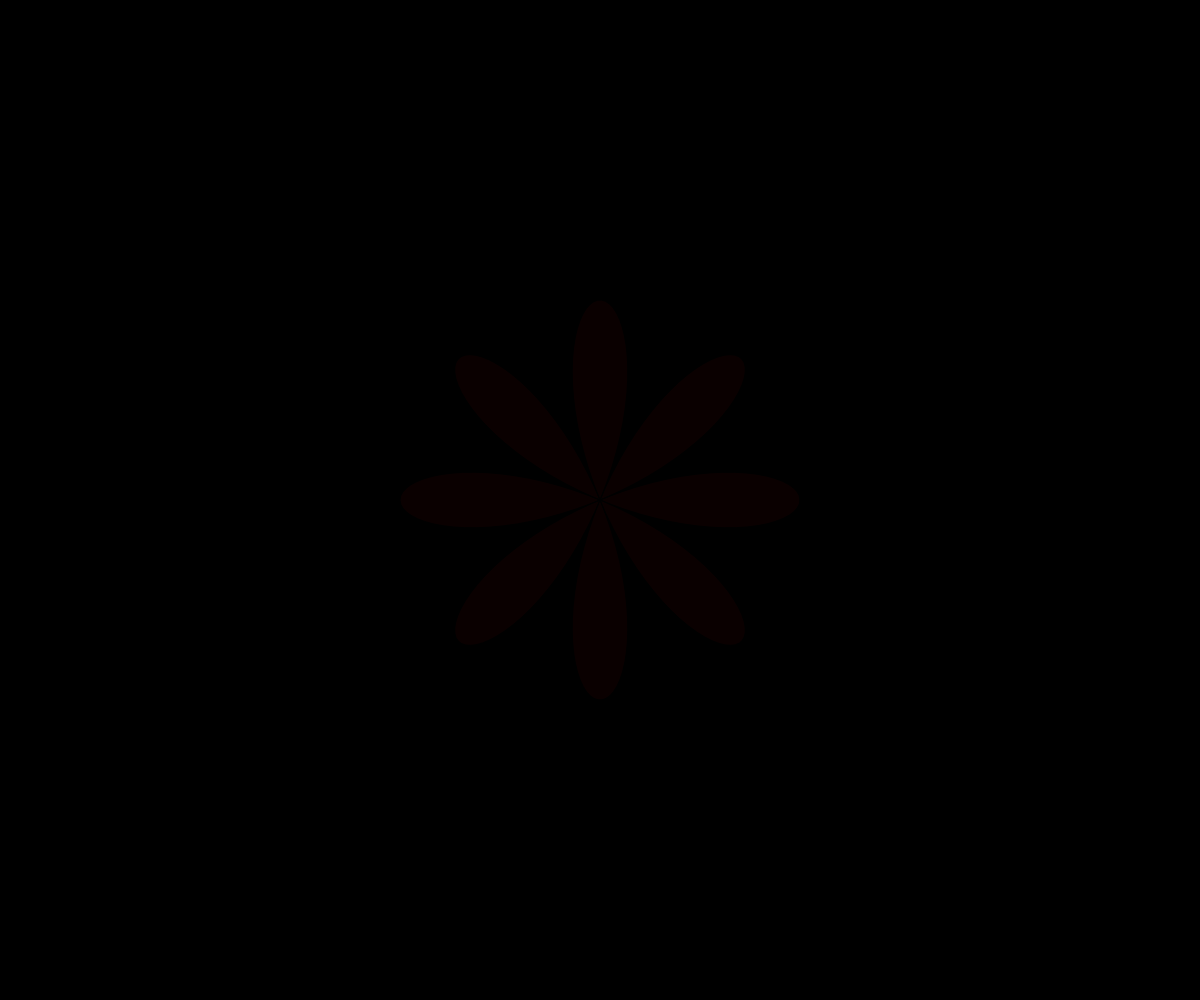
Frame 1 (no input)
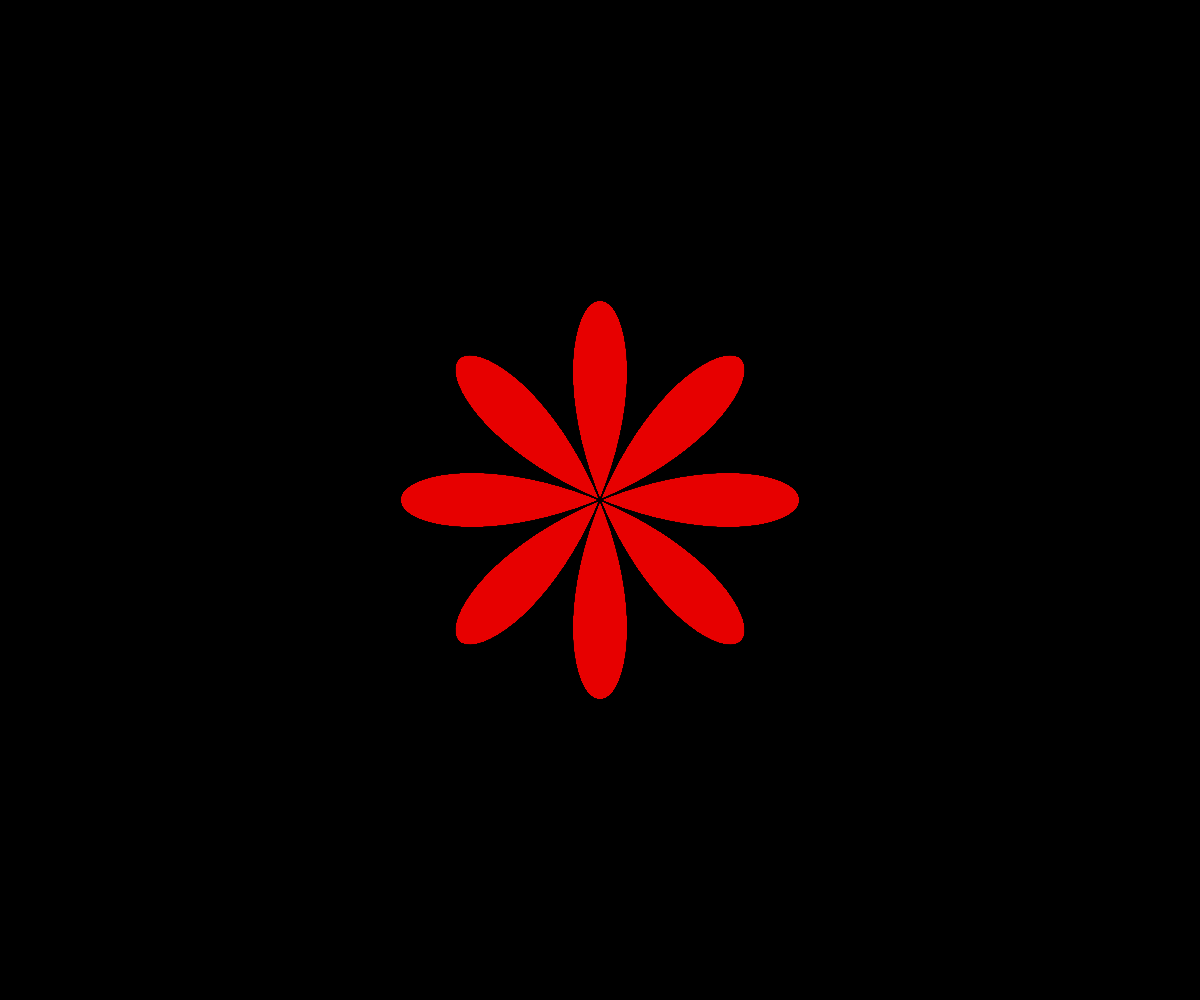
Frame 60 (no input)
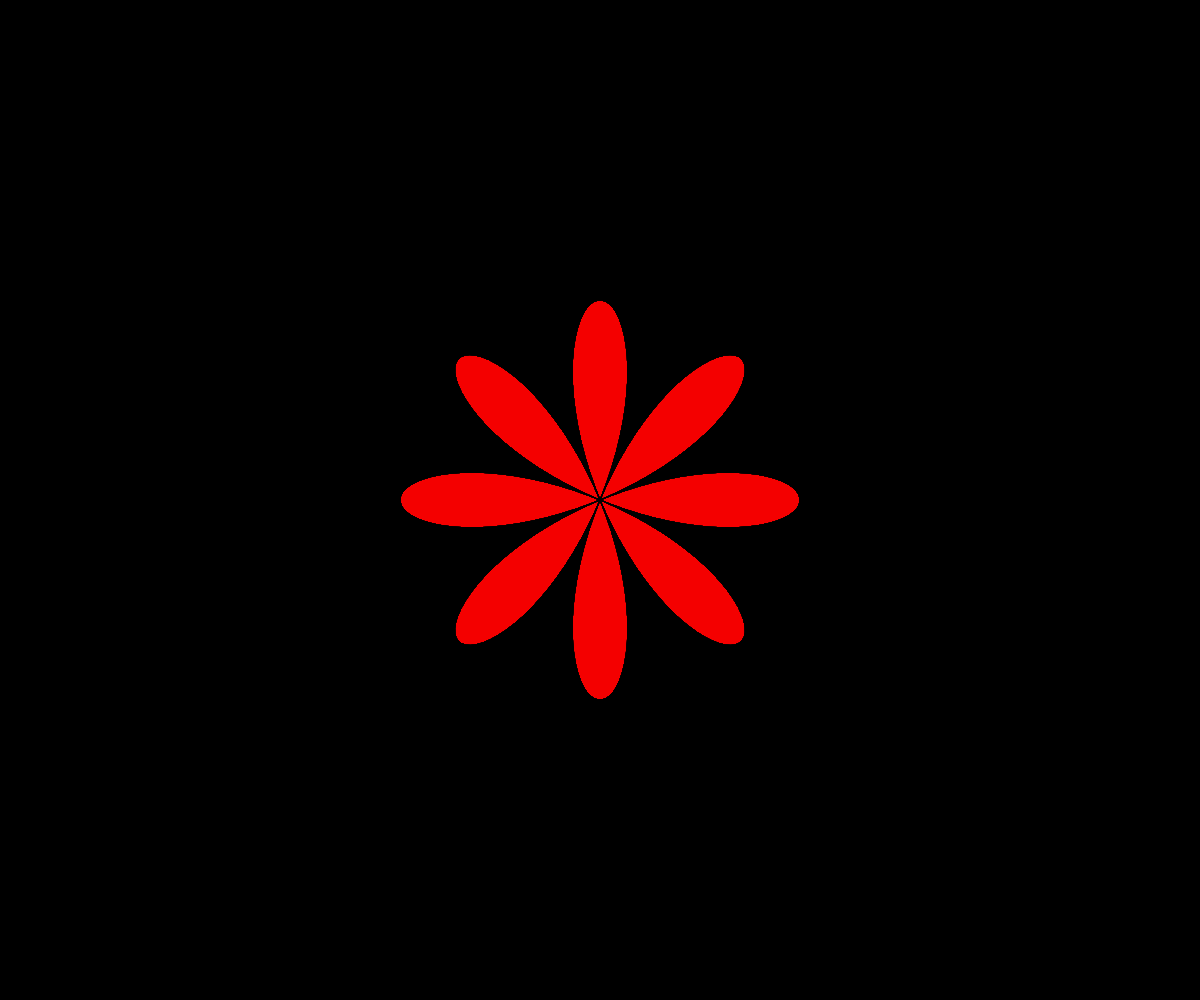
Frame 120 (the mouse pressed at the canvas centre since frame 60)

The p5.js sketch that drew these frames (run headless with seeded random() and noise() and a simulated clock; from frame 60 on, the mouse is pressed at the canvas centre):

// p5.js sketch
// ── sketch.js
// https://en.wikipedia.org/wiki/Rose_(mathematics)
var k = 4;
var s = 200;

function setup() {
  createCanvas(window.innerWidth, window.innerHeight);
  background(0)
}

function draw() {

  translate(width / 2, height / 2);
  beginShape();
  fill(255, 0, 0, 10);
  strokeWeight(1);
  for (var a = 0; a < TWO_PI; a += 0.02) {
    var r = s * cos(k * a) ;
    var x = r * cos(a);
    var y = r * sin(a);

    vertex(x, y);
  }
  endShape(CLOSE);
}
